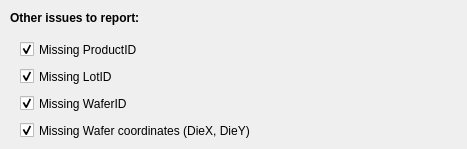
       <widget class="QWidget" name="TabMiscAudit">
        <attribute name="title">
         <string>Misc.</string>
        </attribute>
        <widget class="QLabel" name="textLabel1_3">
         <property name="geometry">
          <rect>
           <x>10</x>
           <y>10</y>
           <width>253</width>
           <height>16</height>
          </rect>
         </property>
         <property name="text">
          <string>&lt;b&gt;Other issues to report:&lt;/b&gt;</string>
         </property>
         <property name="wordWrap">
          <bool>false</bool>
         </property>
        </widget>
        <widget class="QCheckBox" name="checkBoxAudit_DieLoc">
         <property name="geometry">
          <rect>
           <x>20</x>
           <y>121</y>
           <width>433</width>
           <height>19</height>
          </rect>
         </property>
         <property name="toolTip">
          <string>Report missing Die location info in data file</string>
         </property>
         <property name="text">
          <string comment="dd">Missing Wafer coordinates (DieX, DieY)</string>
         </property>
         <property name="checked">
          <bool>true</bool>
         </property>
        </widget>
        <widget class="QCheckBox" name="checkBoxAudit_WaferID">
         <property name="geometry">
          <rect>
           <x>20</x>
           <y>94</y>
           <width>433</width>
           <height>19</height>
          </rect>
         </property>
         <property name="toolTip">
          <string>Report missing Wafer ID in data file</string>
         </property>
         <property name="text">
          <string comment="dd">Missing WaferID</string>
         </property>
         <property name="checked">
          <bool>true</bool>
         </property>
        </widget>
        <widget class="QCheckBox" name="checkBoxAudit_LotID">
         <property name="geometry">
          <rect>
           <x>20</x>
           <y>67</y>
           <width>438</width>
           <height>19</height>
          </rect>
         </property>
         <property name="toolTip">
          <string>Report missing Lot ID in data file</string>
         </property>
         <property name="text">
          <string comment="dd">Missing LotID</string>
         </property>
         <property name="checked">
          <bool>true</bool>
         </property>
        </widget>
        <widget class="QCheckBox" name="checkBoxAudit_ProductID">
         <property name="geometry">
          <rect>
           <x>20</x>
           <y>40</y>
           <width>438</width>
           <height>19</height>
          </rect>
         </property>
         <property name="toolTip">
          <string>Report missing Product ID in data file</string>
         </property>
         <property name="text">
          <string comment="dd">Missing ProductID</string>
         </property>
         <property name="checked">
          <bool>true</bool>
         </property>
        </widget>
       </widget>
